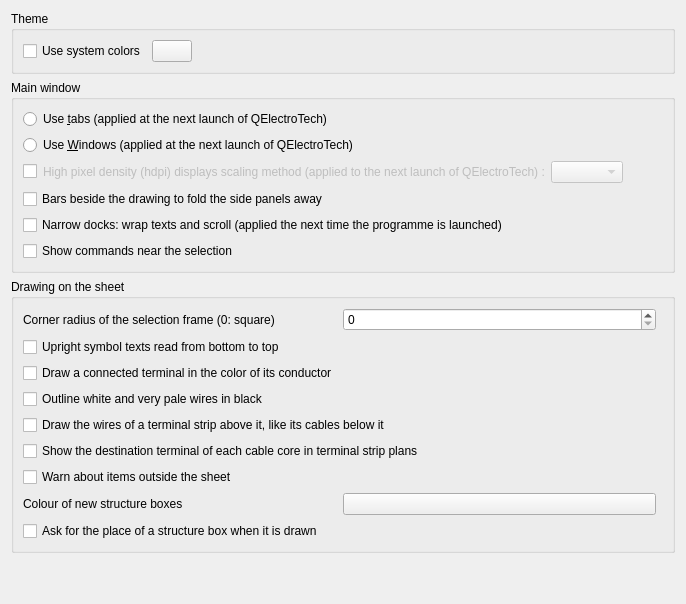
     <widget class="QWidget" name="tab_3">
      <attribute name="title">
       <string>Appearance</string>
      </attribute>
      <layout class="QVBoxLayout" name="verticalLayout">
       <item>
        <widget class="QGroupBox" name="m_theme_gb">
         <property name="title">
          <string>Theme</string>
         </property>
         <layout class="QVBoxLayout" name="m_theme_gb_layout">
          <item>
           <layout class="QHBoxLayout" name="m_system_color_layout">
            <item>
             <widget class="QCheckBox" name="m_use_system_color_cb">
              <property name="text">
               <string>Use system colors</string>
              </property>
             </widget>
            </item>
            <item>
             <widget class="KColorButton" name="m_custom_app_color_kpb">
              <property name="toolTip">
               <string>Application color</string>
              </property>
             </widget>
            </item>
            <item>
             <spacer name="m_system_color_spacer">
              <property name="orientation">
               <enum>Qt::Horizontal</enum>
              </property>
              <property name="sizeHint" stdset="0">
               <size>
                <width>40</width>
                <height>20</height>
               </size>
              </property>
             </spacer>
            </item>
           </layout>
          </item>
         </layout>
        </widget>
       </item>
       <item>
        <widget class="QGroupBox" name="m_main_window_gb">
         <property name="title">
          <string>Main window</string>
         </property>
         <layout class="QVBoxLayout" name="m_main_window_gb_layout">
          <item>
           <widget class="QRadioButton" name="m_use_tab_mode_rb">
            <property name="text">
             <string>Use &amp;tabs (applied at the next launch of QElectroTech)</string>
            </property>
           </widget>
          </item>
          <item>
           <widget class="QRadioButton" name="m_use_windows_mode_rb">
            <property name="text">
             <string>Use &amp;Windows (applied at the next launch of QElectroTech)</string>
            </property>
           </widget>
          </item>
          <item>
           <widget class="QWidget" name="m_hdpi_round_policy_widget" native="true">
            <layout class="QHBoxLayout" name="horizontalLayout" stretch="0,0,0,1">
             <property name="leftMargin">
              <number>0</number>
             </property>
             <property name="topMargin">
              <number>0</number>
             </property>
             <property name="rightMargin">
              <number>0</number>
             </property>
             <property name="bottomMargin">
              <number>0</number>
             </property>
             <item>
              <widget class="QCheckBox" name="m_hdpi_round_cb">
               <property name="text">
                <string/>
               </property>
              </widget>
             </item>
             <item>
              <widget class="QLabel" name="m_hdpi_round_label">
               <property name="enabled">
                <bool>false</bool>
               </property>
               <property name="text">
                <string>High pixel density (hdpi) displays scaling method (applied to the next launch of QElectroTech) :</string>
               </property>
              </widget>
             </item>
             <item>
              <widget class="QComboBox" name="m_hdpi_round_policy_cb">
               <property name="enabled">
                <bool>false</bool>
               </property>
              </widget>
             </item>
             <item>
              <spacer name="m_hdpi_round_spacer">
               <property name="orientation">
                <enum>Qt::Horizontal</enum>
               </property>
               <property name="sizeHint" stdset="0">
                <size>
                 <width>40</width>
                 <height>20</height>
                </size>
               </property>
              </spacer>
             </item>
            </layout>
           </widget>
          </item>
          <item>
           <widget class="QCheckBox" name="m_dock_fold_cb">
            <property name="toolTip">
             <string>A bar at each side of the drawing folds the panels of that side away, as in LibreOffice's sidebar, and a second click shows them again as they were. Unticked by default; the Display menu does the same with or without the bars.</string>
            </property>
            <property name="text">
             <string>Bars beside the drawing to fold the side panels away</string>
            </property>
           </widget>
          </item>
          <item>
           <widget class="QCheckBox" name="m_narrow_docks_cb">
            <property name="toolTip">
             <string>The docked panels can be made as narrow as one wants: their texts wrap and what cannot wrap scrolls sideways. Unticked: the panels keep the width their texts and fields need.</string>
            </property>
            <property name="text">
             <string>Narrow docks: wrap texts and scroll (applied the next time the programme is launched)</string>
            </property>
           </widget>
          </item>
          <item>
           <widget class="QCheckBox" name="m_context_toolbar_cb">
            <property name="toolTip">
             <string>After a click that selects an element or a conductor, the shortcut bar commands appear near the cursor and fade away when the mouse moves away.</string>
            </property>
            <property name="text">
             <string>Show commands near the selection</string>
            </property>
           </widget>
          </item>
         </layout>
        </widget>
       </item>
       <item>
        <widget class="QGroupBox" name="m_sheet_drawing_gb">
         <property name="title">
          <string>Drawing on the sheet</string>
         </property>
         <layout class="QVBoxLayout" name="m_sheet_drawing_gb_layout">
          <item>
           <layout class="QHBoxLayout" name="m_selection_frame_radius_layout">
            <item>
             <widget class="QLabel" name="m_selection_frame_radius_label">
              <property name="text">
               <string>Corner radius of the selection frame (0: square)</string>
              </property>
             </widget>
            </item>
            <item>
             <widget class="QSpinBox" name="m_selection_frame_radius_sb">
              <property name="maximum">
               <number>10</number>
              </property>
             </widget>
            </item>
            <item>
             <spacer name="m_selection_frame_radius_spacer">
              <property name="orientation">
               <enum>Qt::Horizontal</enum>
              </property>
             </spacer>
            </item>
           </layout>
          </item>
          <item>
           <widget class="QCheckBox" name="m_vertical_texts_from_bottom_cb">
            <property name="toolTip">
             <string>A symbol's text that reads from top to bottom once its symbol is turned is drawn the other way round, in the same place, so that upright texts all read from bottom to top, like the wires' texts. Unticked by default: texts turn with their symbol.</string>
            </property>
            <property name="text">
             <string>Upright symbol texts read from bottom to top</string>
            </property>
           </widget>
          </item>
          <item>
           <widget class="QCheckBox" name="m_terminal_conductor_color">
            <property name="text">
             <string>Draw a connected terminal in the color of its conductor</string>
            </property>
            <property name="toolTip">
             <string>Unchecked, every terminal is drawn in red. Terminals are never printed or exported.</string>
            </property>
           </widget>
          </item>
          <item>
           <widget class="QCheckBox" name="m_outline_light_wires_cb">
            <property name="text">
             <string>Outline white and very pale wires in black</string>
            </property>
            <property name="toolTip">
             <string>Unchecked, a white wire cannot be seen on a white folio. Applies to every wire, drawing, printing and export.</string>
            </property>
           </widget>
          </item>
          <item>
           <widget class="QCheckBox" name="m_strip_wires">
            <property name="toolTip">
             <string>One stub per terminal which has a wire of its own, going up from the strip: what the wire is made of at its foot, where it lands at its top (12K1:A1). Cores of a cable are left out -- the cable is drawn below the strip.</string>
            </property>
            <property name="text">
             <string>Draw the wires of a terminal strip above it, like its cables below it</string>
            </property>
           </widget>
          </item>
          <item>
           <widget class="QCheckBox" name="m_strip_cable_core_targets">
            <property name="text">
             <string>Show the destination terminal of each cable core in terminal strip plans</string>
            </property>
            <property name="toolTip">
             <string>Show the destination device and terminal for each connected core in the cable's destination box.</string>
            </property>
           </widget>
          </item>
          <item>
           <widget class="QCheckBox" name="m_warn_outside_sheet_cb">
            <property name="toolTip">
             <string>Printing and exporting ask first when symbols, texts, shapes, pictures or tables lie outside the sheet, as they are cut off or left out; saving says so in the status bar.</string>
            </property>
            <property name="text">
             <string>Warn about items outside the sheet</string>
            </property>
           </widget>
          </item>
          <item>
           <layout class="QHBoxLayout" name="m_structure_box_color_layout">
            <item>
             <widget class="QLabel" name="m_structure_box_color_label">
              <property name="text">
               <string>Colour of new structure boxes</string>
              </property>
             </widget>
            </item>
            <item>
             <widget class="KColorButton" name="m_structure_box_color_kpb">
              <property name="toolTip">
               <string>A structure box is drawn in this colour, its name too, so that it is told apart from wires and drawn shapes. Each box can take another colour in its properties. Black by default.</string>
              </property>
             </widget>
            </item>
            <item>
             <spacer name="m_structure_box_color_spacer">
              <property name="orientation">
               <enum>Qt::Horizontal</enum>
              </property>
             </spacer>
            </item>
           </layout>
          </item>
          <item>
           <widget class="QCheckBox" name="m_structure_box_ask_place_cb">
            <property name="toolTip">
             <string>As soon as a structure box is drawn, its plant, location and prefix are asked for. Cancelled, the box stays empty. Unticked by default: they are entered afterwards in its properties.</string>
            </property>
            <property name="text">
             <string>Ask for the place of a structure box when it is drawn</string>
            </property>
           </widget>
          </item>
         </layout>
        </widget>
       </item>
       <item>
        <spacer name="verticalSpacer">
         <property name="orientation">
          <enum>Qt::Vertical</enum>
         </property>
         <property name="sizeHint" stdset="0">
          <size>
           <width>20</width>
           <height>40</height>
          </size>
         </property>
        </spacer>
       </item>
      </layout>
     </widget>
